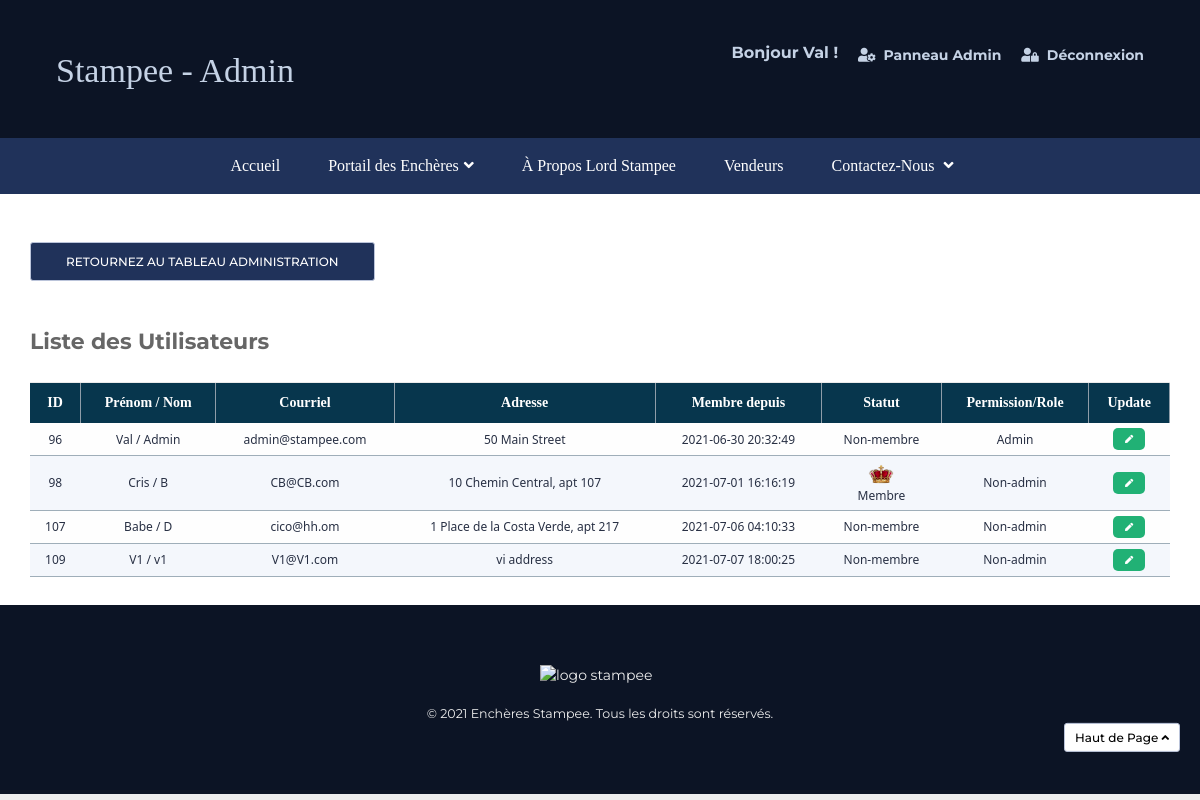
The page /Code/public/User/userList (signed in) on the database its author committed.
### tables this page shows
CREATE TABLE `usager` (
  `idUsager` int(11) NOT NULL,
  `prenom` varchar(45) DEFAULT NULL,
  `nom` varchar(45) DEFAULT NULL,
  `username` varchar(45) DEFAULT NULL,
  `password` varchar(255) DEFAULT NULL,
  `courriel` varchar(45) DEFAULT NULL,
  `adresse` varchar(255) NOT NULL,
  `dateRegistration` datetime NOT NULL,
  `membre` tinyint(4) DEFAULT NULL,
  `Role_idRole` int(11) NOT NULL
);

### Code/app/controllers/UserController.php (called while the page is built, shortened)
<?php
class UserController extends Controller
{
  public function userList()
  {
    $user = new User();
  $usersInfos = $user->selectAll();
  $data['page_title'] = 'Usagers - Liste';
  $data['msg'] = '';
  $data['users'] = $usersInfos;
  RequirePage::getView('stampee/userListe', $data);
  }
}

### Code/app/core/App.php (called while the page is built, shortened)
<?php
class App{
    protected $method = 'index';
    public function __construct(){
        $url = $this->parseURL();
        $controllerPath = '../app/controllers/'.ucfirst($url[0]). 'Controller.php' ;
        if(file_exists( $controllerPath)){
            unset($url[0]);
        }
        $this->controller = new $this->controller;
        if(isset($url[1])){
            $url[1] = strtolower($url[1]);
            if(method_exists($this->controller, $url[1])){
                $this->method = $url[1];
                unset($url[1]);
            }
        }
        $this->params = (count($url)>0)? $url : ['accueil'];
        call_user_func_array([$this->controller,$this->method], $this->params);
    }
    private function parseURL(){
        if (isset($_GET['url'])){
           $url = $_GET['url'];
        }else{
            $url= "accueil";
        }
       return explode('/', filter_var(trim($url,'/'), FILTER_SANITIZE_URL));
    }
}

### Code/public/index.php (called while the page is built, shortened)
<?php
include "../app/core/App.php";
$app = new App();
?>

### Code/app/models/User.php (called while the page is built, shortened)
<?php
class User extends Crud
{
    public  function selectAll()
    {
        $stmt = $this->query('SELECT * FROM usager');
        return $stmt->fetchAll(PDO::FETCH_ASSOC);
    }
}

### Code/app/views/stampee/userListe.php (the view, shortened to what this page needs)
<?php RequirePage::getView('stampee/headerAdmin', $data);
?>
<div class="main_container">
    <div class="content read">
        <a class="btn" href="../admin">Retournez au tableau administration</a>
        <h2>Liste des Utilisateurs</h2>
        <table>
            <tr>
                <th>ID</th>
                <th> Prénom / Nom </th>
                <th>Courriel</th>
                <th>Adresse</th>
                <th>Membre depuis</th>
                <th>Statut</th>
                <th>Permission/Role</th>
                <th>Update</th>
            </tr>
            <tbody>
                <?php foreach ($data['users'] as $row) :
                ?>
                    <tr>
                        <td><?= $row['idUsager'] ?></td>
                        <td><?= $row['prenom'] ?> / <?= $row['nom'] ?></td>
                        <td><?= $row['courriel'] ?></td>
                        <td><?= $row['adresse'] ?></td>
                        <td><?= $row['dateRegistration'] ?></td>
                        <td><?php if ($row['membre'] == 1) {?>
                                <img style="width:4vh; height: auto;background-color: unset;" src="<?= ROOT ?>assets/images/other_images/crown.png" alt="">
                                <?php echo $row['membre'] = 'Membre'; } else {
                                echo $row['membre'] = 'Non-membre';
                            } ?>
                        </td>
                        <td><?php if ($row['Role_idRole'] == 1) {
                                echo $row['Role_idRole'] = 'Admin';
                            } else {
                                echo $row['Role_idRole'] = 'Non-admin';
                            } ?>
                        </td>
                        <td class="actions">
                            <form action="<?= ROOT ?>User" method="post" class="nostyle">
                                <button class="edit  small" name="Update" type="submit"><i class="fas fa-pen fa-xs"></i></button>
                            </form>
                        </td>
                    </tr>
                <?php
                endforeach; ?>
            </tbody>
        </table>
    </div>
</div>
<?php RequirePage::getView('stampee/footerAdmin', $data); ?>

### Code/app/core/RequirePage.php (shortened to what this page needs)
<?php
class RequirePage
{
  public static function getView($path, $data = [])
  {
    extract($data, EXTR_SKIP);
    if (file_exists("../app/views/" . $path . '.php')) {
      include '../app/views/' . $path . '.php';
    }
  }
}

### Code/app/views/stampee/headerAdmin.php (shortened to what this page needs)
<!DOCTYPE html>
<html lang="fr">
<head>
    <link rel="stylesheet" href="<?= ROOT ?>assets/css/navigation.css">
    <link rel="stylesheet" href="<?= ROOT ?>assets/css/product_details.css">
    <link rel="stylesheet" href="<?= ROOT ?>assets/css/list_styles.css">
     <link rel="stylesheet" href="<?= ROOT ?>assets/css/main.css">
    <link rel="stylesheet" href="<?= ROOT ?>assets/css/footer.css">
    <link rel="stylesheet" href="<?= ROOT ?>assets/css/sidebar_filter.css">
    <link rel="stylesheet" href="<?= ROOT ?>assets/css/profile.css">
    <link rel="stylesheet" href="<?= ROOT ?>assets/css/media_queries.css">
    <link rel="stylesheet" href="<?= ROOT ?>assets/css/tableStyle.css">
    <link rel="stylesheet" href="<?= ROOT ?>assets/css/modals.css">
    <link rel="stylesheet" href="https://use.fontawesome.com/releases/v5.7.1/css/all.css">
    <link rel="stylesheet" href="https://cdnjs.cloudflare.com/ajax/libs/font-awesome/4.7.0/css/font-awesome.min.css" />
</head>
<body>
    <main>
        <header>
            <div class="nav__top-header" >
            <div class="nav__moto">
                    <h1>Stampee - Admin</h1>
                </div>
                <div class="nav__buttons" >
                    <div class='button__profile'>
                        <?php if (isset($_SESSION['Usager']) && $_SESSION['role'] == 2) { ?>
                            <a style="font-size: 16px;" href="<?= ROOT ?>User/profile">Bonjour <?= $_SESSION['Usager']; ?> !</a>
                            <a href="<?= ROOT ?>User/logout"><i class="fas fa-user-lock"></i>Déconnexion</a>
                        <?php }elseif(isset($_SESSION['Usager']) && $_SESSION['role'] == 1 ) { ?>
                            <a style="font-size: 16px;" href="<?= ROOT ?>User/profile">Bonjour <?= $_SESSION['Usager']; ?> !</a>
                            <a href="<?= ROOT ?>admin"><i class="fas fa-user-cog"></i>Panneau Admin</a>
                            <a href="<?= ROOT ?>User/logout"><i class="fas fa-user-lock"></i>Déconnexion</a>
                    <?php } else { ?>
                            <a href="<?= ROOT ?>User/login"><i class="fas fa-lock"></i>Se Connecter</a>
                        <?php  } ?>
                    </div>
                </div>
            </div>
            <div class="menu ">
                <nav class="navigation">
                    <div class="nav__main-menu menu-burger">
                        <ul>
                            <li><a href="<?= ROOT ?>accueil">Accueil</a></li>
                            <li class="nav_submenu"><a href="<?= ROOT ?>Enchere/encherePortail">Portail des Enchères<i class="fas fa-angle-down"></i></a>
                            </li>
                            <li><a href="#">À Propos Lord Stampee</a></li>
                            <li><a href="#">Vendeurs</a></li>
                            <li class="nav_submenu"><a href="#">Contactez-Nous <i class="fas fa-angle-down"></i></a>
                            </li>
                        </ul>
                    </div>
                </nav>
            </div>
        </header>

### Code/app/views/stampee/footerAdmin.php
        <footer class="footer">
            <div class="footer_container">
            <img class="img_logo" src="<?= ROOT ?>assets/images/logos/lOGO_S.png" alt="logo stampee">
                <div class="footer_copyright">
                    <p class=" ">© 2021 Enchères Stampee. Tous les droits sont réservés.</p>
                </div>
                <a href="#" class=" btn to_top">Haut de Page <i class="fas fa-angle-up"></i></a>
            </div>
        </footer>
    </main>
</body>
</html>

### Code/public/assets/css/navigation.css (style rules this page uses)
.nav__top-header { display: flex; gap: 20px; justify-content: space-between; padding-left: 4em; padding-right: 4em; background-color: var(--darkblue); }
.nav__moto { padding: 3em 0em; display: flex; height: 90%; align-items: center; align-self: center; }
.nav__moto h1 { font-size: 34px; font-family: 'Spectral SC', serif; font-weight: 300; color: #c5d2e5; padding-top: 5px; }
.nav__buttons { display: flex; justify-content: space-between; align-items: flex-end; border: 0; flex-direction: column; padding-top: 3em; }
.button__profile { display: flex; gap: 20px; align-items: flex-end; }
.nav__buttons div a { text-decoration: none; color: #c5d2e5; font-weight: bold; }
.nav__buttons div a i { padding: 2px 8px 0 0; }
.navigation { display: flex; align-items: center; justify-content: center; background-color: var(--blue); padding-left: 2em; padding-right: 2em; position: relative; color: #FFFFFF; font-size: 16px; font-family: 'Spectral SC', serif; font-weight: 300; }
.nav__main-menu { margin-right: auto; margin-right: 1em; }
.nav__main-menu ul { display: flex; gap: 20px; }
.menu ul li, .menu .active_link { position: relative; float: left; transition: all .2s; text-align: center; }
.menu a:not(.bouton) { line-height: 1.5em; display: block; margin: 10px 2px; padding: 6px 12px; color: inherit; text-decoration: none; transition-duration: 100ms; }
li.nav_submenu a i { margin-left: 5px; transition: all .2s; }

### Code/public/assets/css/main.css (style rules this page uses)
:root { --darkblue: #0c1425; --blue: #20325a; --medblue: #325595; --lblue: #2d4270; --xlblue:#325595; --dred: #7c0606; --offwhite: #ededed; --beige:#f7f5f0; --XXL: 2.5rem; --XL: 1.8rem; --L: 1.5rem; --M: 1.2rem; --S: 0.9rem; }
* { margin: 0; padding: 0; box-sizing: border-box; }
html { height: 100%; font-size: 14px; font-family: 'Montserrat', sans-serif; }
body { background-color: var(--darkblue); background-color: vaR(--offwhite); line-height: 1.42857143; color: #283044; }
ul, li { list-style: none; }
a { text-decoration: none; color: inherit; }
p { margin-bottom: 10px; line-height: 1.5em; }
main { max-width: 1450px; margin-right: auto; margin-left: auto; }
img { max-width: 100%; height: auto; display: block; }
.main_container,.card,.news_card,.sidebar_card { background-color: #FFFFFF; }
.main_container { padding: 0 4em; }
.card__button, .btn { align-self: center; border-radius: 3px; color: #FFFFFF; background-color: var(--medblue); cursor: pointer; display: block; font-family: 'Montserrat', sans-serif; font-size: 11px; justify-content: center; padding: 4px 5px; text-transform: uppercase; align-self: flex-start; text-align: center; font-weight: 600; transition: all .2s; }
.btn { padding: 10px 35px; font-size: 12px; font-weight: 500; margin: 20px auto; background-color: var(--blue); color: #FFFFFF; border: 1px solid #bbc4da; display: inline-block; }

### Code/public/assets/css/footer.css (style rules this page uses)
.footer { padding: 60px 0; background-color: #0c1425; color: var(--offwhite); position: relative; }
.footer_container { margin-right: auto; margin-left: auto; padding-right: 20px; padding-left: 20px; width: 1320px; max-width: 100%; }
.footer .img_logo { width: 120px; max-width: 100%; display: block; margin: 0 auto; }
.footer .btn { align-self: stretch; margin: 5px 0; font-size: 12px; }
.footer_copyright { text-align: center; margin-top: 20px; font-size: 11px; }
.to_top.btn { background-color: #FFFFFF; }
.to_top { position: sticky; bottom: 4em; margin-right: -1em; float: right; }
.to_top.btn { margin: 0 0; text-transform: none; padding: 5px 10px; }
.to_top.btn { color: black; }

### Code/public/assets/css/sidebar_filter.css (style rules this page uses)
* { box-sizing: border-box; }

### Code/public/assets/css/media_queries.css (style rules this page uses)
@media (min-width: 520px) and (max-width: 1400px) { .nav__moto h1 { text-align: center; } }
@media (min-width: 520px) and (max-width: 1400px) { .main_container { padding: 0 1em; } }
@media (min-width: 520px) and (max-width: 1400px) { p, .item_content_circle p { font-size: var(--S); } }

### rows shown on the page
usager: idUsager "96", prenom "Val", nom "Admin", courriel "admin@stampee.com", adresse "50 Main Street", dateRegistration "2021-06-30 20:32:49", membre "Non-membre", Role_idRole "Admin"
usager: idUsager "98", prenom "Cris", nom "B", courriel "CB@CB.com", adresse "10 Chemin Central, apt 107", dateRegistration "2021-07-01 16:16:19", membre 1 (drawn), membre "Membre", Role_idRole "Non-admin"
usager: idUsager "107", prenom "Babe", nom "D", courriel "cico@hh.om", adresse "1 Place de la Costa Verde, apt 217", dateRegistration "2021-07-06 04:10:33", membre "Non-membre", Role_idRole "Non-admin"
usager: idUsager "109", prenom "V1", nom "v1", courriel "V1@V1.com", adresse "vi address", dateRegistration "2021-07-07 18:00:25", membre "Non-membre", Role_idRole "Non-admin"

### other values the page prints
$_SESSION['Usager'] "Val"
